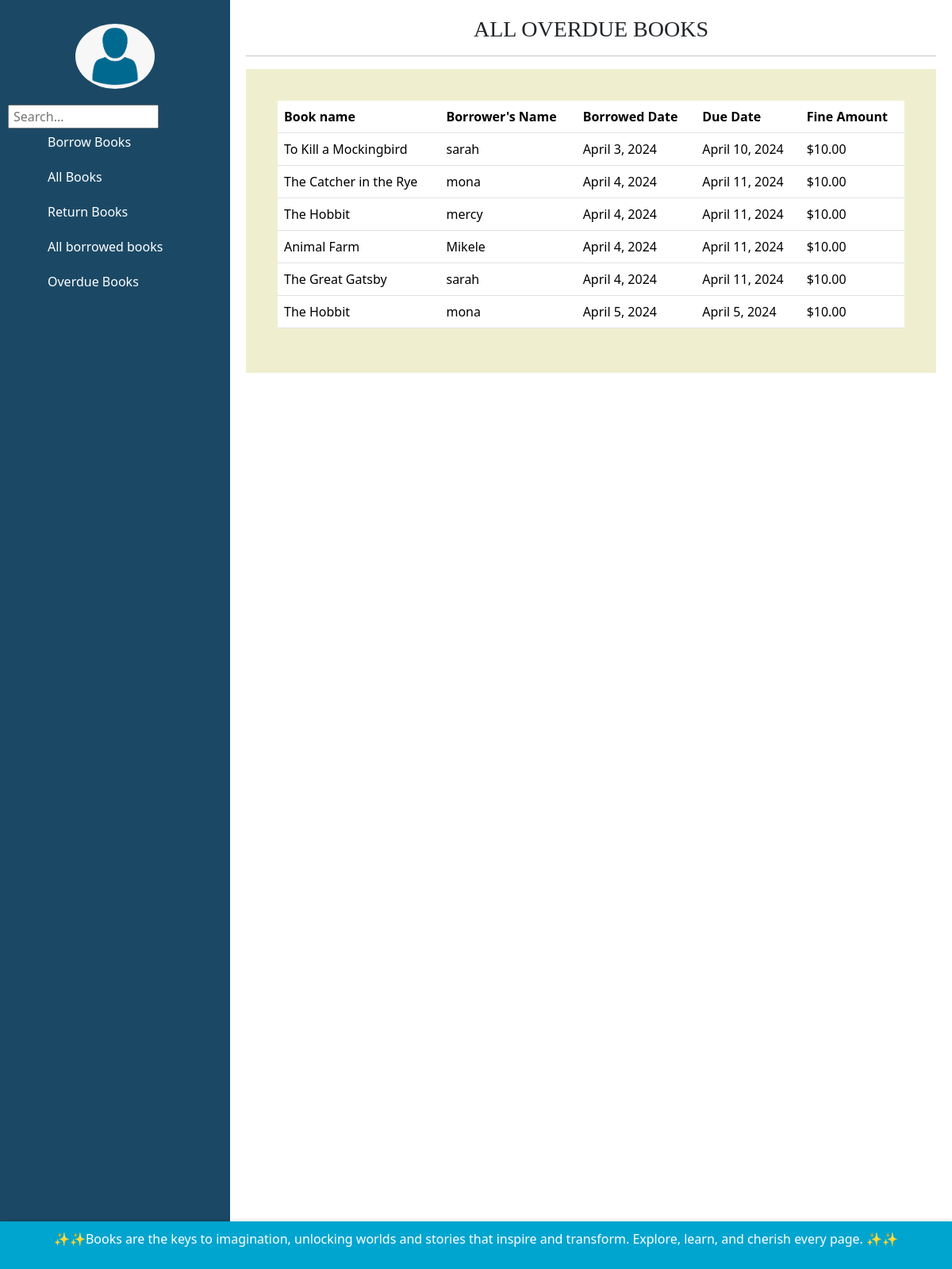
Page /overdue_books/ on the earlier database version.
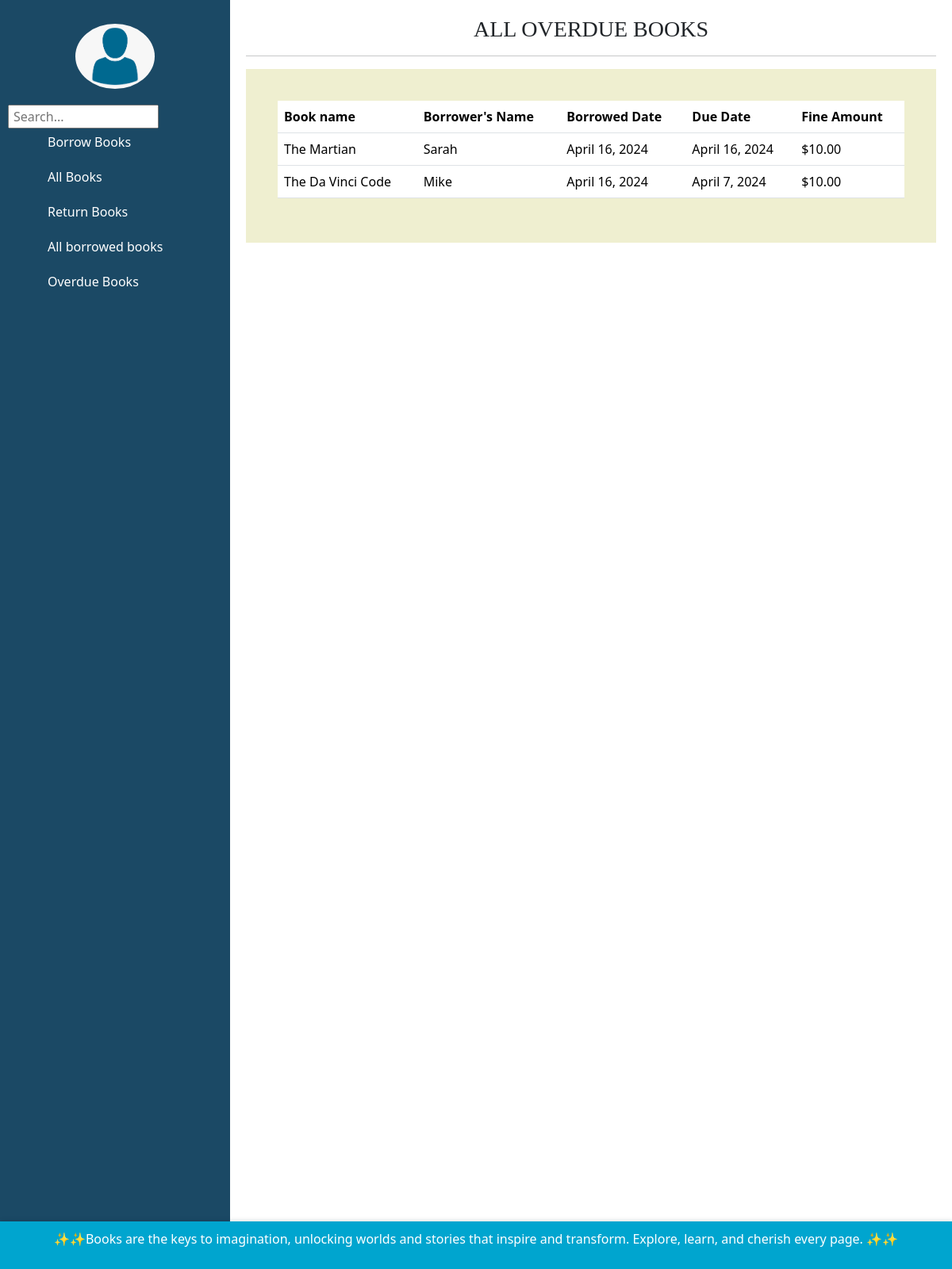
Same page on the later database version.
### libraryManagementSystem/models.py (models this page shows, shortened)
class BorrowedBook(models.Model):
    book = models.ForeignKey(Book, on_delete=models.CASCADE)
    username = models.ForeignKey(User, on_delete=models.CASCADE)
    borrowed_date = models.DateField(auto_now_add=True)
    due_date = models.DateField()
    fine_amount = models.CharField(max_length=50, null=False, blank=False, default='$10.00 dollars')

class Book(models.Model):
    YES = 'Yes'
    NO = 'No'
    AVAILABILITY_CHOICES = [
        (YES, 'Yes'),
        (NO, 'No'),
    ]
    name = models.CharField(max_length=25, blank=False, null=False)
    genre = models.CharField(max_length=50, blank=False, null=False)
    availability = models.CharField(max_length=3, choices=AVAILABILITY_CHOICES, default=YES)
    number_of_copies = models.IntegerField(blank=False, null=False)
    book_number = models.CharField(max_length=25, blank=False, null=False)
    author = models.CharField(max_length=25, blank=False, null=False)
    publisher = models.CharField(max_length=25, blank=False, null=False)
    language = models.CharField(max_length=25, default='English')

### libraryManagementSystem/views.py (the view)
# urls.py: path('overdue_books/', views.overdue_books, name='overdue_books'),
def overdue_books(request):
    overdue_books = BorrowedBook.objects.filter(due_date__lt=timezone.now().date())
    return render(request, 'overdue_books.html', {'overdue_books': overdue_books})

### libraryManagementSystem/templates/overdue_books.html (shortened to what this page needs)
{% extends 'base.html'%}
{% load crispy_forms_tags %}
{% block content %}
<h3 class="text-center" style="font-family: 'Times New Roman', Times, serif;">ALL OVERDUE BOOKS</h3>
<hr>
<div class="container">
    <div class="container">
        <table class="table">
            <thead class="thead-dark">
                <tr>
                    <th scope="col">Book name</th>
                    <th scope="col">Borrower's Name</th>
                    <th scope="col">Borrowed Date</th>
                    <th scope="col">Due Date</th>
                    <th scope="col">Fine Amount</th>
                </tr>
            </thead>
            <tbody>
                {% for borrowed_book in overdue_books %}
                <tr class="hover-row">
                    <td>{{ borrowed_book.book.name }}</td>
                    <td>{{ borrowed_book.username }}</td>
                    <td>{{ borrowed_book.borrowed_date }}</td>
                    <td>{{ borrowed_book.due_date }}</td>
                    <td>$10.00</td>
                </tr>
                {% endfor %}
            </tbody>
        </table>
    </div>
</div>
{% endblock %}

Differences in the rows shown:
no longer on this page (row edited): BorrowedBook: book.name "To Kill a Mockingbird", username "sarah", borrowed_date "April 3, 2024", due_date "April 10, 2024"
no longer on this page (row edited): BorrowedBook: book.name "The Catcher in the Rye", username "mona", borrowed_date "April 4, 2024", due_date "April 11, 2024"
no longer on this page (row edited): BorrowedBook: book.name "The Hobbit", username "mercy", borrowed_date "April 4, 2024", due_date "April 11, 2024"
removed BorrowedBook: book.name "Animal Farm", username "Mikele", borrowed_date "April 4, 2024", due_date "April 11, 2024"
removed BorrowedBook: book.name "The Great Gatsby", username "sarah", borrowed_date "April 4, 2024", due_date "April 11, 2024"
removed BorrowedBook: book.name "The Hobbit", username "mona", borrowed_date "April 5, 2024", due_date "April 5, 2024"
added BorrowedBook: book.name "The Martian", username "Sarah", borrowed_date "April 16, 2024", due_date "April 16, 2024"
added BorrowedBook: book.name "The Da Vinci Code", username "Mike", borrowed_date "April 16, 2024", due_date "April 7, 2024"
